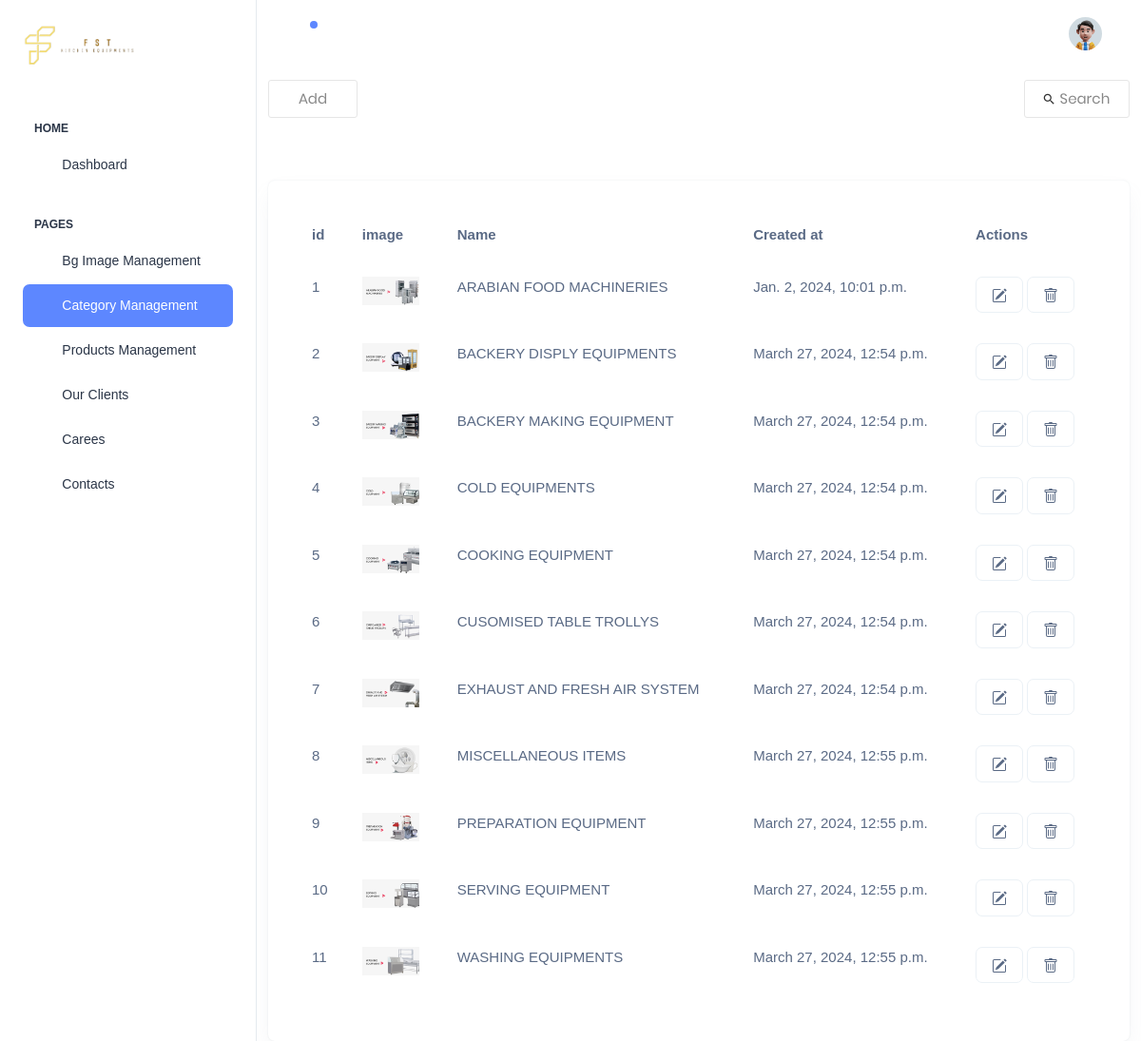
/dashboard/category/ (signed in), run on the app's committed database.
### dashboard/models.py (models this page shows, shortened)
class Categories(models.Model):
    image = models.ImageField(upload_to='category/')
    name = models.CharField(max_length=150,null=True,blank=True)
    cropped_image = ImageSpecField(source='image',processors=[ResizeToFill(864, 432)],format='JPEG',options={'quality': 100})
    created_at = models.DateTimeField(auto_now_add=True)

### dashboard/views.py (the view, shortened to what this page needs)
# urls.py: path('category/',Category.as_view(), name='Category'),
class Category(CustomLoginRequiredAdmin,FormView):
    template_name = 'dashboard/category/category.html'
    form_class = CategoryForms
    def get_context_data(self, **kwargs):
        context = super().get_context_data(**kwargs)
        context['category_data'] = Categories.objects.all()
        return context
    def get(self, request, *args, **kwargs):
        if request.GET.get('methods') == 'search':
            query = request.GET.get('query', '').strip()
            instance_data = Categories.objects.filter(name__icontains=query)
            return render(request, 'dashboard/category/search_data.html', {'category_data': instance_data})
        return super().get(request, *args, **kwargs)

### dashboard/views.py (called while the page is built)
    def dispatch(self, request, *args, **kwargs):
        if request.user.is_authenticated:
            if not request.user.is_superuser:
                return redirect('Signin')
        else:
            return redirect('Signin')
        return super().dispatch(request, *args, **kwargs)

### templates/dashboard/category/category.html (shortened to what this page needs)
{% extends "dashboard/base.html" %}
{% load static %}
{% block body %}
<div class="page-wrapper" style='background-color: white;' id="main-wrapper" data-layout="vertical" data-navbarbg="skin6" data-sidebartype="full"
    data-sidebar-position="fixed" data-header-position="fixed">
    {% include "dashboard/sidebar.html" %}
    <div class="body-wrapper">
        {% include "dashboard/navbar.html" %}
        <div class="container" style="padding-top: 70px;">
            <div class="flex-w flex-sb-m p-b-52">
                <div class="flex-w flex-l-m m-tb-10" data-bs-toggle="modal" data-bs-target="#addmodal">
                    <div class="flex-c-m stext-106 cl6 size-104 bor4 pointer hov-btn3 trans-04 m-r-8 m-tb-4 ">
                         Add
                    </div>
                </div>
                <div class="flex-w flex-c-m m-tb-10">
                    <div class="flex-c-m stext-106 cl6 size-105 bor4 pointer hov-btn3 trans-04 m-tb-4 js-show-search">
                        <i class="icon-search cl2 m-r-6 fs-15 trans-04 zmdi zmdi-search"></i>
                        Search
                    </div>
                </div>
            </div>
            <div>
                <div class="col-12">
                    <div class="card recent-sales overflow-auto">
                        <div class="card-body">
                            <table class="table table-borderless datatable refresh" id="search-results">
                                <thead>
                                    <tr>
                                        <th scope="col">id</th>
                                        <th scope="col">image</th>
                                        <th scope="col">Name</th>
                                        <th scope="col">Created at</th>
                                        <th scope="col">Actions</th>
                                    </tr>
                                </thead>
                                {% for category in category_data %}
                                <tr>
                                    <td> {{category.id}} </td>
                                    <td>
                                        <div style="width: 60px;" class="overflow-hidden">
                                            <img class="w-100" src=" {{category.image.url}} " alt="">
                                        </div>
                                    </td>
                                    <td> {{category.name}} </td>
                                    <td> {{category.created_at}} </td>
                                    <td>
                                        <a type="button" class="fs-4 btn hov-btn3 border" data-bs-toggle="modal"
                                            data-bs-target="#updatemodal{{category.id}}">
                                            <i title="" class="fa fa-edit"></i>
                                        </a>
                                        <button type="button" class="btn hov-btn3 border" data-bs-toggle="modal"
                                            data-bs-target="#deletemodal{{category.id}}">
                                        </button>
                                    </td>
                                </tr>
                                {% endfor %}
                            </table>
                        </div>
                    </div>
                </div>
            </div>
        </div>
    </div>
    {% endblock %}

### static/css/main.css (style rules this page uses)
.container { max-width: 1380px; }
@media (max-width: 1600px) { .container { max-width: 1200px; } }
.cl2 { color: #333; }
.cl6 { color: #888; }
.stext-106 { font-family: Poppins-Regular; font-size: 15px; line-height: 1.2; }
.size-104 { min-width: 94px; height: 40px; }
.size-105 { min-width: 111px; height: 40px; }
.bor4 { border: 1px solid #e6e6e6; border-radius: 3px; }

### data on the page
Categories: id "1", image (picture), name "ARABIAN FOOD MACHINERIES", created_at "Jan. 2, 2024, 10:01 p.m."
Categories: id "2", image (picture), name "BACKERY DISPLY EQUIPMENTS", created_at "March 27, 2024, 12:54 p.m."
Categories: id "3", image (picture), name "BACKERY MAKING EQUIPMENT", created_at "March 27, 2024, 12:54 p.m."
Categories: id "4", image (picture), name "COLD EQUIPMENTS", created_at "March 27, 2024, 12:54 p.m."
Categories: id "5", image (picture), name "COOKING EQUIPMENT", created_at "March 27, 2024, 12:54 p.m."
Categories: id "6", image (picture), name "CUSOMISED TABLE TROLLYS", created_at "March 27, 2024, 12:54 p.m."
Categories: id "7", image (picture), name "EXHAUST AND FRESH AIR SYSTEM", created_at "March 27, 2024, 12:54 p.m."
Categories: id "8", image (picture), name "MISCELLANEOUS ITEMS", created_at "March 27, 2024, 12:55 p.m."
Categories: id "9", image (picture), name "PREPARATION EQUIPMENT", created_at "March 27, 2024, 12:55 p.m."
Categories: id "10", image (picture), name "SERVING EQUIPMENT", created_at "March 27, 2024, 12:55 p.m."
Categories: id "11", image (picture), name "WASHING EQUIPMENTS", created_at "March 27, 2024, 12:55 p.m."
